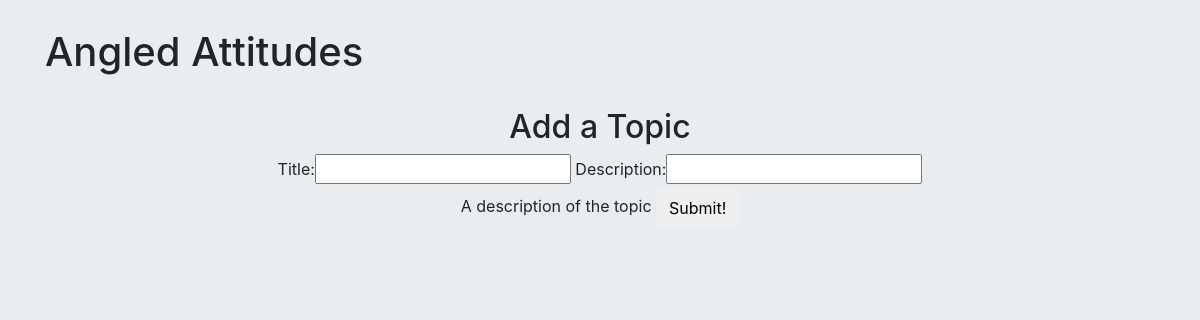
The app's page /, older data.
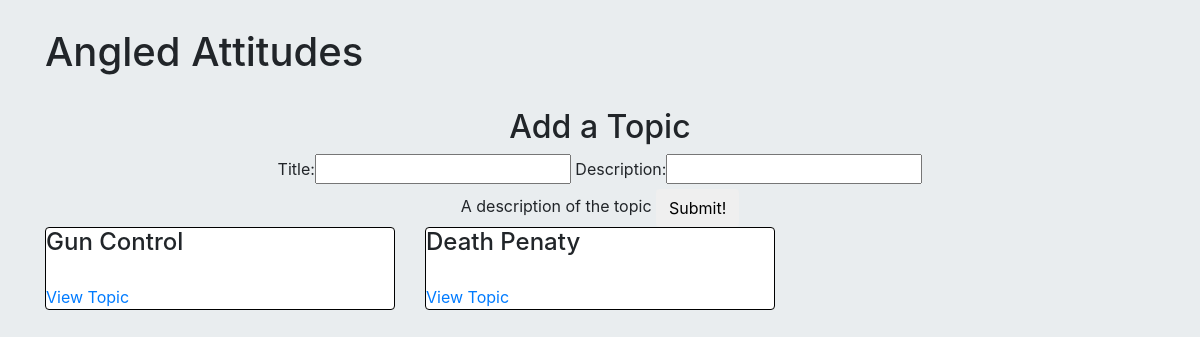
The same page, newer data.
### chooseASide/models.py (models this page shows, shortened)
class Topic(models.Model):
    title = models.CharField(max_length=30, unique=True)
    popularity_score = models.IntegerField(default=0)
    description = models.CharField(max_length=100, default="")
    top_pro = models.ForeignKey("Thought", related_name="top_pro", blank=True, null=True)
    top_con = models.ForeignKey("Thought", related_name="top_con", blank=True,null=True)
    is_company = models.BooleanField(default=False)
    created = models.DateTimeField(auto_now_add=True)
    slug = models.CharField(max_length=30)

### chooseASide/views.py (the view)
# urls.py: 2. Add a URL to urlpatterns:  url(r'^$', views.home, name='home')
def home(request):
    print(request.META.get("HTTP_USER_AGENT"))  # this
    print("____")
    print(request.META.get("REMOTE_ATTR"))
    all_topics = models.Topic.objects.all()
    if request.method == "POST":
        form = forms.CreateTopic(request.POST)
        if form.is_valid():
            new_topic = models.Topic(title=form.cleaned_data['title'],
                                     description=form.cleaned_data['description'])
            new_topic.save()
            return HttpResponseRedirect("/")
    else:
        form = forms.CreateTopic()
    return render(request, "chooseASide/topic_list.html", {"topics": all_topics,
                                                               "form": form})

### chooseASide/forms.py
class CreateTopic(forms.Form):
    title = forms.CharField(required=True)
    description = forms.CharField(max_length=100, help_text="A description of the topic")

### chooseASide/templates/chooseASide/topic_list.html (shortened to what this page needs)
{%extends "chooseASide/base.html"%}
{% block content %}
<br>
<div class="row">
    <div class="col-sm-12 text-center">
        <h2>Add a Topic</h2>
        <form method="post">
            {{form}}
            <button type="submit" value="submit" class="btn">Submit!</button>
        </form>
    </div>
</div>
<div class="row">
    {% for topic in topics %}
        <div class="col-sm-4">
            <div class="card card-block">
                <h4 class="card-title">{{topic.title}}</h4>
                <a class="card-link" href="{% url 'sides:create_angle'  topic=topic.slug %}"> View Topic</a>
            </div>
        </div>
    {% endfor %}
</div>
{% endblock %}

Row changes from the older to the newer data that the page shows:
added Topic: title "Gun Control"
added Topic: title "Death Penaty"
